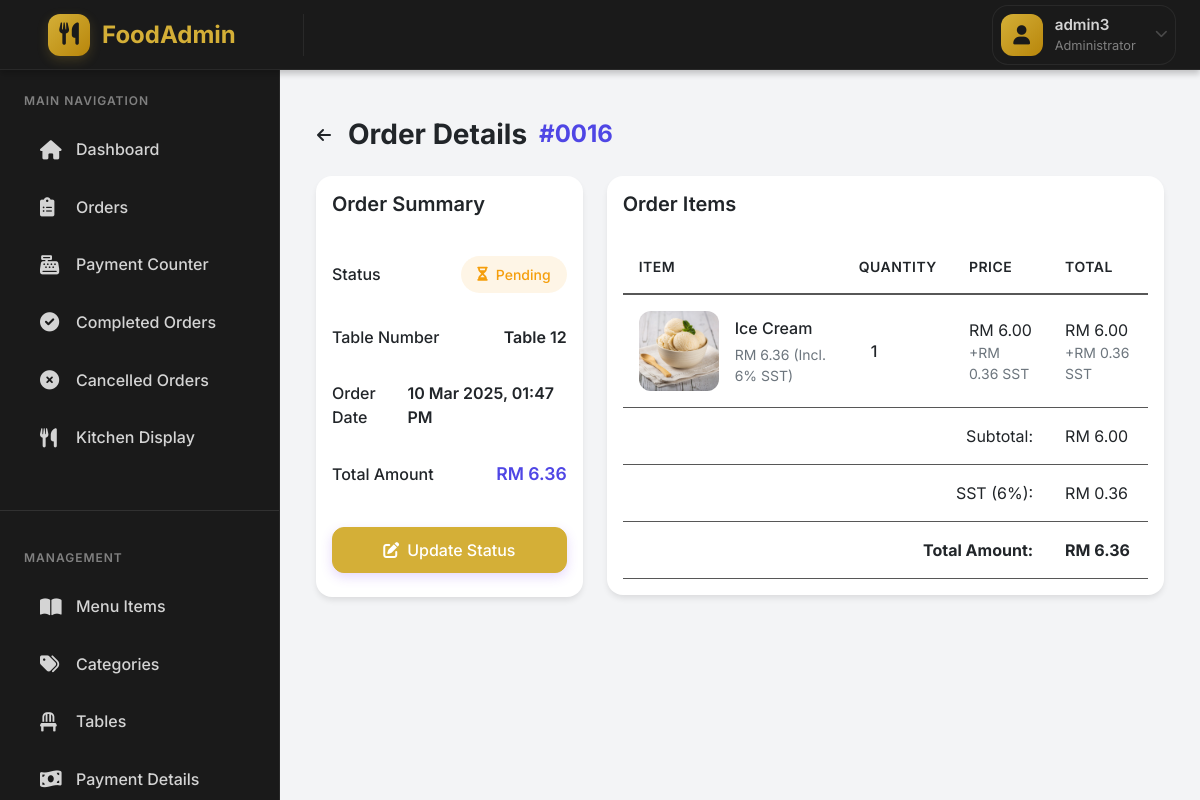
The app's page /admin/order_details.php?id=16 (signed in), older data.
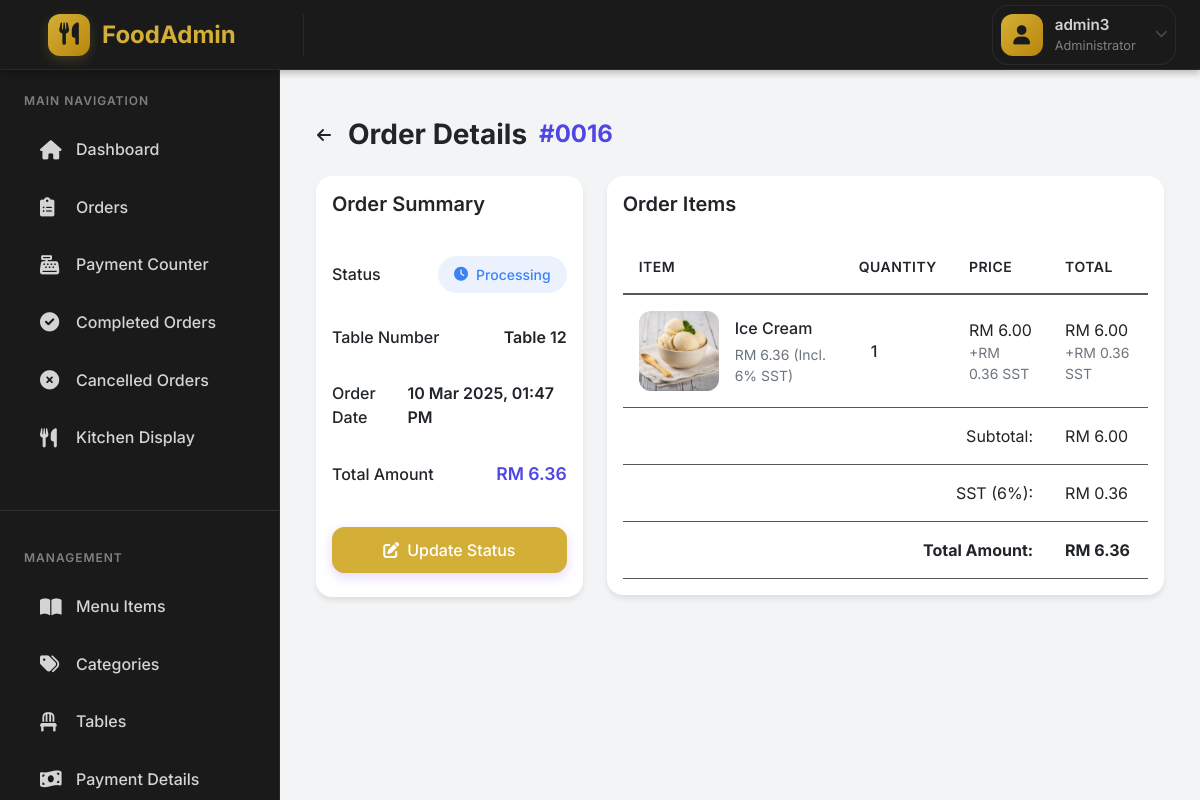
The same page, newer data.
### tables this page shows
CREATE TABLE `orders` (
  `id` int(11) NOT NULL,
  `table_id` int(11) DEFAULT NULL,
  `status` enum('pending','processing','completed','cancelled') DEFAULT 'pending',
  `total_amount` decimal(10,2) DEFAULT 0.00,
  `created_at` timestamp NULL DEFAULT current_timestamp()
);

CREATE TABLE `tables` (
  `id` int(11) NOT NULL,
  `table_number` int(11) NOT NULL,
  `status` enum('active','inactive') DEFAULT 'active',
  `created_at` timestamp NULL DEFAULT current_timestamp()
);

### classes/Order.php (called while the page is built, shortened)
<?php
class Order extends Model {
    protected $conn;
    public function __construct($db) {
        $this->conn = $db;
    }
    public function getOrder($order_id) {
        try {
            $query = "SELECT o.*, t.table_number
                     FROM orders o
                     JOIN tables t ON o.table_id = t.id
                     WHERE o.id = ?";
            $stmt = $this->conn->prepare($query);
            $stmt->execute([$order_id]);
            $order = $stmt->fetch(PDO::FETCH_ASSOC);
            $query = "SELECT oi.*, mi.name, mi.image_path
                     FROM order_items oi
                     JOIN menu_items mi ON oi.menu_item_id = mi.id
                     WHERE oi.order_id = ?";
            $stmt = $this->conn->prepare($query);
            $stmt->execute([$order_id]);
            $order['items'] = $stmt->fetchAll(PDO::FETCH_ASSOC);
            return $order;
        } catch (Exception $e) {
            error_log("Error getting order: " . $e->getMessage());
            return null;
        }
    }
}
?>

### admin/order_details.php (the view, shortened to what the changed rows need)
<?php
require_once(__DIR__ . '/../classes/Order.php');
$database = new Database();
$db = $database->getConnection();
$orderModel = new Order($db);
$order_id = isset($_GET['id']) ? $_GET['id'] : null;
$order = $orderModel->getOrder($order_id);
?>
<div class="container-fluid py-4">
    <div class="d-flex align-items-center mb-4">
        <h1 class="page-title mb-0">
            Order Details
            <span class="order-number">#<?php echo str_pad($order_id, 4, '0', STR_PAD_LEFT); ?></span>
        </h1>
    </div>
    <div class="row">
        <div class="col-lg-4 mb-4">
            <div class="card order-summary">
                <div class="card-body">
                    <div class="summary-item">
                        <span class="label">Status</span>
                        <span class="status-badge <?php echo $order['status']; ?>">
                            <i class="fas fa-<?php
                                echo match($order['status']) {
                                    'completed' => 'check-circle',
                                    'processing' => 'clock',
                                    'pending' => 'hourglass',
                                    'cancelled' => 'times-circle',
                                    default => 'info-circle'
                                };
                            ?>"></i>
                            <?php echo ucfirst($order['status']); ?>
                        </span>
                    </div>
                    <div class="summary-item">
                        <span class="label">Table Number</span>
                        <span class="value">Table <?php echo htmlspecialchars($order['table_number']); ?></span>
                                </div>
                    <div class="summary-item">
                        <span class="label">Order Date</span>
                        <span class="value"><?php echo date('d M Y, h:i A', strtotime($order['created_at'])); ?></span>
                        </div>
                    <div class="summary-item">
                        <span class="label">Total Amount</span>
                        <span class="value amount">RM <?php echo number_format($order['total_amount'], 2); ?></span>
                        </div>
                </div>
            </div>
        </div>
        <div class="col-lg-8 mb-4">
            <div class="card order-items">
                <div class="card-body">
                    <div class="table-responsive">
                        <table class="table items-table">
                            <thead>
                                <tr>
                                    <th>Item</th>
                                    <th>Quantity</th>
                                    <th>Price</th>
                                    <th>Total</th>
                                </tr>
                            </thead>
                            <tfoot>
                                <tr>
                                    <td colspan="3" class="text-end">Subtotal:</td>
                                    <td>RM <?php echo number_format($order['total_amount'] / 1.06, 2); ?></td>
                                </tr>
                                <tr>
                                    <td colspan="3" class="text-end">SST (6%):</td>
                                    <td>RM <?php echo number_format($order['total_amount'] - ($order['total_amount'] / 1.06), 2); ?></td>
                                </tr>
                                <tr>
                                    <td colspan="3" class="text-end fw-bold">Total Amount:</td>
                                    <td class="fw-bold">RM <?php echo number_format($order['total_amount'], 2); ?></td>
                                </tr>
                            </tfoot>
                        </table>
                    </div>
                </div>
            </div>
        </div>
    </div>
</div>
<?php
include 'includes/layout.php';
?>

Row changes from the older to the newer data that the page shows:
changed orders: status "Pending" → "Processing"
